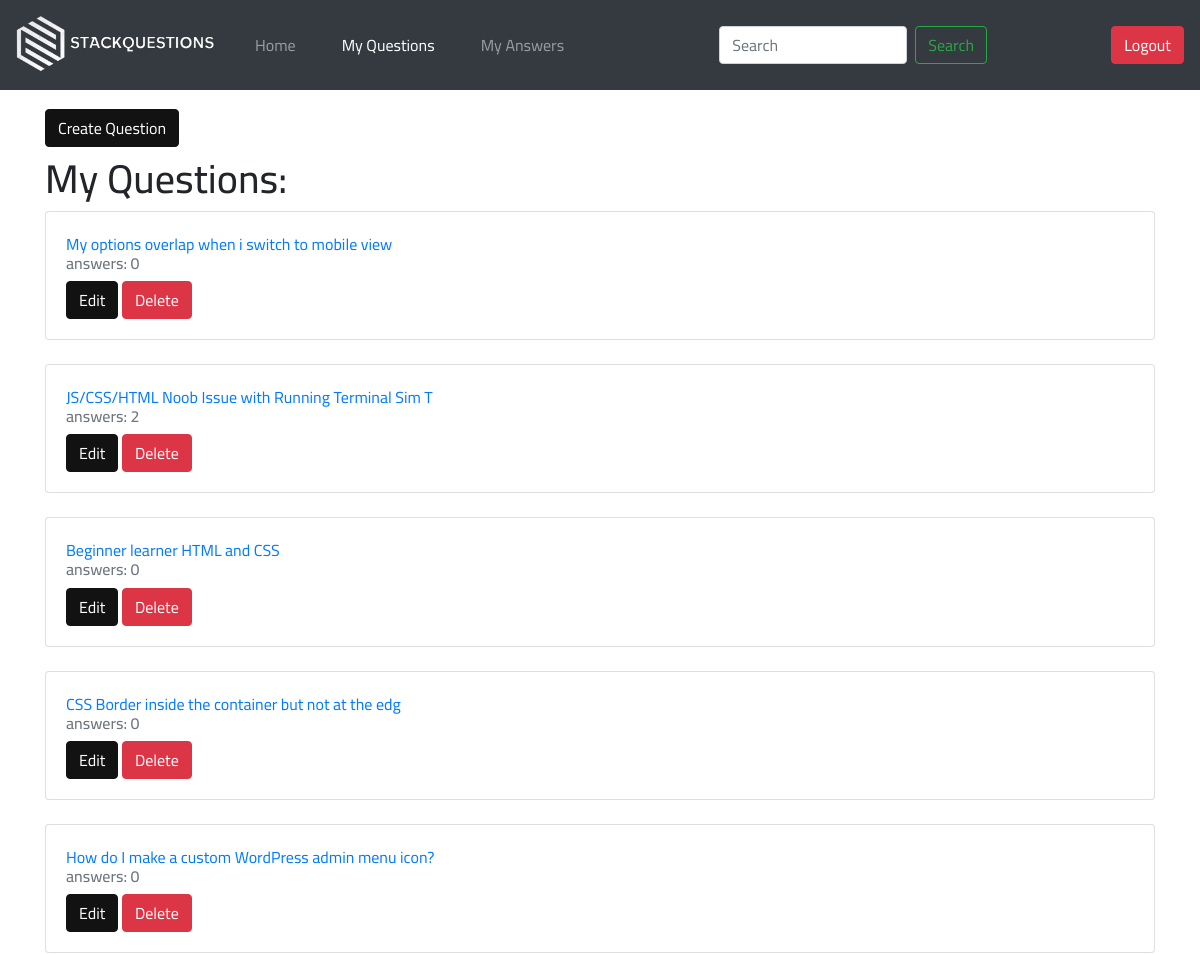
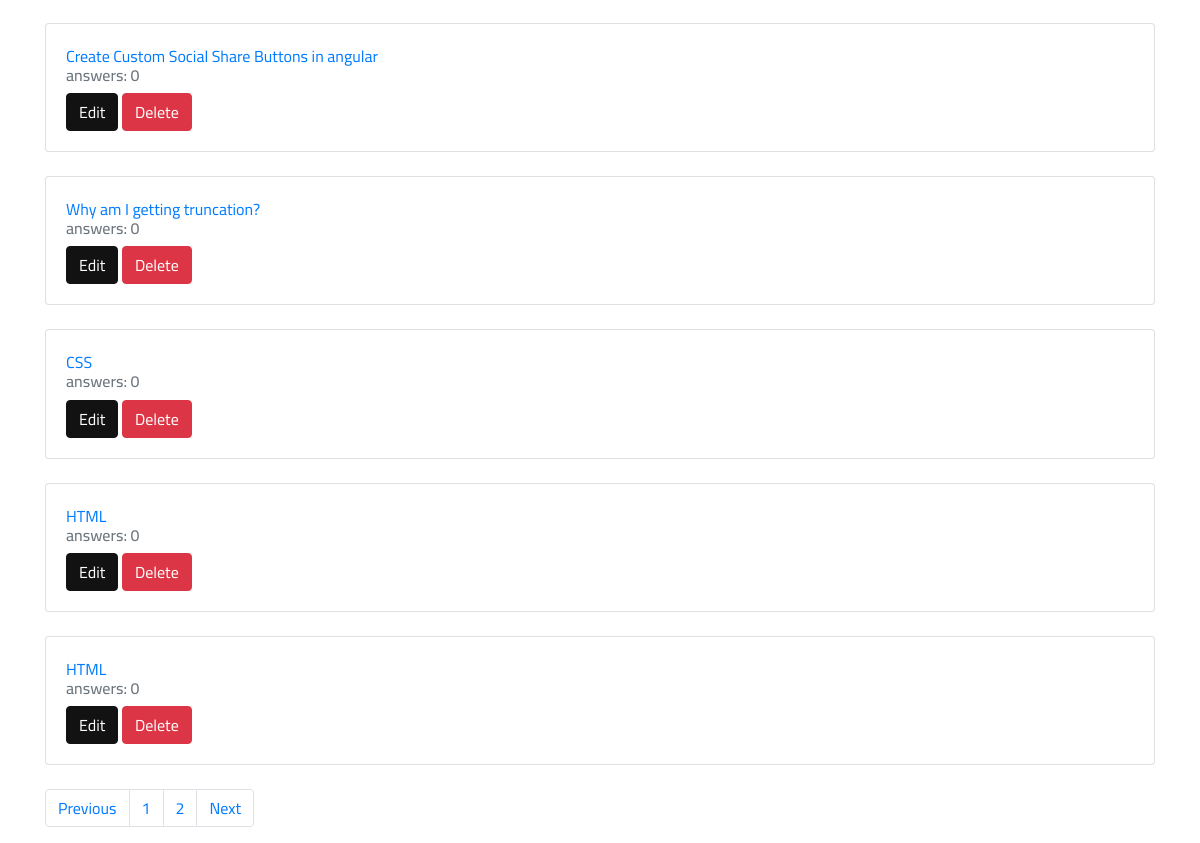
Page /my_questions.php?page=2 (signed in) on the committed database (2 pictures, top to bottom).
### tables this page shows
CREATE TABLE `questions` (
  `id` int(11) NOT NULL,
  `title` varchar(50) NOT NULL,
  `description` text NOT NULL,
  `user_id` int(11) NOT NULL,
  `created_at` datetime NOT NULL DEFAULT current_timestamp()
);

### functions/web.php (called while the page is built, shortened)
<?php
function currentUserId()
{
    return $_COOKIE['user_id'];
}

### functions/question.php (called while the page is built, shortened)
<?php
function getCurrentUserQuestions($page)
{
    $db = connectDB();
    $user_id = currentUserId();
    $last_item = ($page-1) * 10;
    $sql = "SELECT q.*, COUNT(a.id) answers_count FROM questions q LEFT JOIN answers a ON(q.id = a.question_id) WHERE q.user_id = $user_id GROUP BY q.id LIMIT $last_item, 10";
    $result = mysqli_query($db, $sql);
    $questions = array();
    while ($row = mysqli_fetch_array($result)) {
        $questions[] = $row;
    }
    return $questions;
}
function getCurrentUserPaginationCount()
{
    $db = connectDB();
    $user_id = currentUserId();
    $sql = "SELECT (COUNT(id) / 10) pagination FROM questions WHERE user_id = $user_id";
    $result = mysqli_query($db, $sql);
    $row = mysqli_fetch_array($result);
    return ceil($row['pagination']);
}

### my_questions.php (the view, shortened to what this page needs)
<?php
require_once 'functions/web.php';
require_once 'functions/question.php';
$questions = getCurrentUserQuestions($_GET['page'] ?? 1);
$pagination_count = getCurrentUserPaginationCount();
?>
<!DOCTYPE html>
<html lang="en">
<head>
    <?php require_once 'components/styles.php' ?>
</head>
<body>
    <?php require_once 'components/navbar.php' ?>
    <div class="container mt-4">
        <a href="create_question.php" class="btn btn-primary">Create Question</a>
        <h1 class="mt-2">My Questions:</h1>
        <?php
        foreach ($questions as $question) {
            echo '
            <form method="post" action="#">
                <div class="card mb-4">
                    <div class="card-body">
                        <a class="card-link" href="index.php?question_id=' . $question['id'] . '">' . $question['title'] . '</a>
                        <div class="card-subtitle text-muted">
                            <h6 class="mt-1">answers: ' . $question['answers_count'] . '</h6>
                        </div>
                        <a href="edit_question.php?question_id=' . $question['id'] . '" class="btn btn-primary">Edit</a>
                        <input type="hidden" name="question_id" value="' . $question['id'] . '"/>
                        <button name="delete" type="submit" class="btn btn-danger">Delete</button>
                    </div>
                </div>
            </form>';
        }
        if (isset($_GET['page']) && $_GET['page'] === 1)
            echo '<nav aria-label="Page navigation example">
        <ul class="pagination">
            <li class="page-item"><a class="page-link" href="my_questions.php?page=1">Previous</a></li>';
        else{
            echo '<nav aria-label="Page navigation example">
        <ul class="pagination">
            <li class="page-item"><a class="page-link" href="my_questions.php?page=';?><?php
            if(isset($_GET['page'])) {
            if($_GET['page'] == 1){
                echo '1';
            }else
            echo
            (($_GET['page'] ?? 2) - 1);
        }else
        echo'1';
        echo '">Previous</a></li>';
        }
        for ($i = 1; $i <= $pagination_count; $i++) {
            if ($i === ($_GET['page'] ?? 1))
                echo '
                <li class="page-item"><a class="page-link active" href="my_questions.php?page=' . $i . '">' . $i  . '</a></li>
                ';
            else
                echo '
                <li class="page-item"><a class="page-link" href="my_questions.php?page=' . $i . '">' . $i. '</a></li>
                ';
        }
        if (!isset($_GET['page']))
            echo '
                <li class="page-item"><a class="page-link" href="my_questions.php">Next</a></li>
            </ul>
            </nav>';
        else
            echo '
                <li class="page-item"><a class="page-link" href="my_questions.php?page=' . (($_GET['page'] ?? 1) + 1) . '">Next</a></li>
            </ul>
            </nav>';
        ?>
    </div>
</body>
</html>

### css/main.css (style rules this page uses)
body { font-family: 'Cairo', sans-serif; }
.btn-primary { color: #fff; background-color: #121212; border-color: #121212; }

### rows in the picture
questions: title "My options overlap when i switch to mobile view", answers_count "0"
questions: title "JS/CSS/HTML Noob Issue with Running Terminal Sim T", answers_count "2"
questions: title "Beginner learner HTML and CSS", answers_count "0"
questions: title "CSS Border inside the container but not at the edg", answers_count "0"
questions: title "How do I make a custom WordPress admin menu icon?", answers_count "0"
questions: title "Create Custom Social Share Buttons in angular", answers_count "0"
questions: title "Why am I getting truncation?", answers_count "0"
questions: title "CSS", answers_count "0"
questions: title "HTML", answers_count "0"
questions: title "HTML", answers_count "0"
